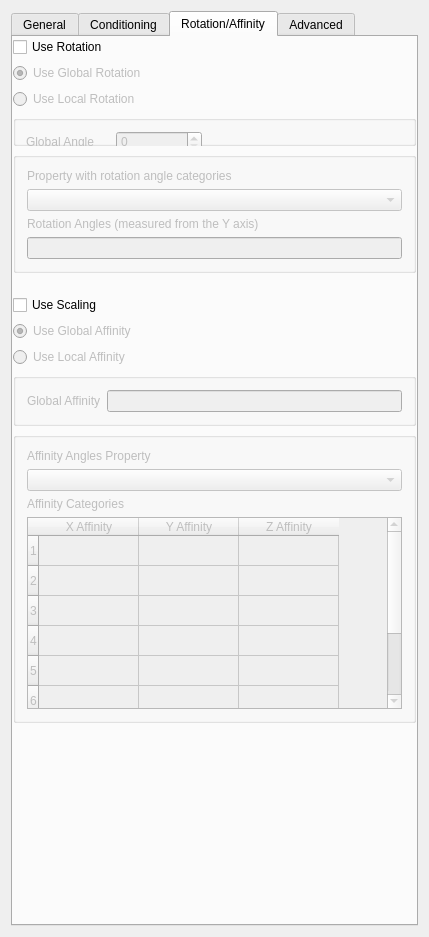
<ui version="4.0" >
<algorithm category="Simulation" description="Single normal equation simulation" />		
 <class>Soft_snesim</class>
 <widget class="QWidget" name="Soft_snesim" >
  <property name="geometry" >
   <rect>
    <x>0</x>
    <y>0</y>
    <width>429</width>
    <height>937</height>
   </rect>
  </property>
  <property name="windowTitle" >
   <string>Soft Snesim</string>
  </property>
  <layout class="QVBoxLayout" >
   <property name="margin" >
    <number>11</number>
   </property>
   <property name="spacing" >
    <number>6</number>
   </property>
   <item>
    <widget class="QTabWidget" name="tabWidget2" >
     <property name="currentIndex" >
      <number>2</number>
     </property>
     <widget class="QWidget" name="tab" >
      <attribute name="title" >
       <string>General</string>
      </attribute>
      <layout class="QVBoxLayout" >
       <property name="margin" >
        <number>0</number>
       </property>
       <property name="spacing" >
        <number>6</number>
       </property>
       <item>
        <widget class="QGroupBox" name="SimulationGrid" >
         <property name="maximumSize" >
          <size>
           <width>32767</width>
           <height>32767</height>
          </size>
         </property>
         <property name="title" >
          <string>Simulation Grid</string>
         </property>
         <layout class="QVBoxLayout" >
          <property name="margin" >
           <number>11</number>
          </property>
          <property name="spacing" >
           <number>6</number>
          </property>
          <item>
           <widget class="QLabel" name="TextLabel1" >
            <property name="text" >
             <string>Simulation Grid Name</string>
            </property>
            <property name="wordWrap" >
             <bool>false</bool>
            </property>
           </widget>
          </item>
          <item>
           <widget class="GridSelector" name="GridSelector_Sim" >
            <property name="toolTip" >
             <string>grid on which to perform the simulation</string>
            </property>
           </widget>
          </item>
          <item>
           <widget class="QLabel" name="TextLabel2" >
            <property name="text" >
             <string>Property Name Prefix</string>
            </property>
            <property name="wordWrap" >
             <bool>false</bool>
            </property>
           </widget>
          </item>
          <item>
           <widget class="QLineEdit" name="Property_Name_Sim" >
            <property name="maximumSize" >
             <size>
              <width>32767</width>
              <height>32767</height>
             </size>
            </property>
           </widget>
          </item>
         </layout>
        </widget>
       </item>
       <item>
        <spacer>
         <property name="orientation" >
          <enum>Qt::Vertical</enum>
         </property>
         <property name="sizeType" >
          <enum>QSizePolicy::Fixed</enum>
         </property>
         <property name="sizeHint" >
          <size>
           <width>16</width>
           <height>16</height>
          </size>
         </property>
        </spacer>
       </item>
       <item>
        <layout class="QHBoxLayout" >
         <property name="margin" >
          <number>0</number>
         </property>
         <property name="spacing" >
          <number>6</number>
         </property>
         <item>
          <widget class="QLabel" name="TextLabel2_2_2_2" >
           <property name="text" >
            <string>Nb of realizations</string>
           </property>
           <property name="wordWrap" >
            <bool>false</bool>
           </property>
          </widget>
         </item>
         <item>
          <widget class="QSpinBox" name="Nb_Realizations" >
           <property name="maximum" >
            <number>10000</number>
           </property>
           <property name="minimum" >
            <number>1</number>
           </property>
          </widget>
         </item>
        </layout>
       </item>
       <item>
        <layout class="QHBoxLayout" >
         <property name="margin" >
          <number>0</number>
         </property>
         <property name="spacing" >
          <number>6</number>
         </property>
         <item>
          <widget class="QLabel" name="TextLabel2_2_2_2_2" >
           <property name="text" >
            <string>Seed</string>
           </property>
           <property name="wordWrap" >
            <bool>false</bool>
           </property>
          </widget>
         </item>
         <item>
          <widget class="QSpinBox" name="Seed" >
           <property name="maximum" >
            <number>99999999</number>
           </property>
           <property name="value" >
            <number>211175</number>
           </property>
          </widget>
         </item>
        </layout>
       </item>
       <item>
        <spacer>
         <property name="orientation" >
          <enum>Qt::Vertical</enum>
         </property>
         <property name="sizeType" >
          <enum>QSizePolicy::Fixed</enum>
         </property>
         <property name="sizeHint" >
          <size>
           <width>20</width>
           <height>30</height>
          </size>
         </property>
        </spacer>
       </item>
       <item>
        <widget class="QGroupBox" name="SimulationGrid_2" >
         <property name="maximumSize" >
          <size>
           <width>32767</width>
           <height>160</height>
          </size>
         </property>
         <property name="title" >
          <string>Training Image</string>
         </property>
         <layout class="QHBoxLayout" >
          <property name="margin" >
           <number>11</number>
          </property>
          <property name="spacing" >
           <number>6</number>
          </property>
          <item>
           <widget class="PropertySelector" name="PropertySelector_Training" />
          </item>
         </layout>
        </widget>
       </item>
       <item>
        <layout class="QHBoxLayout" >
         <property name="margin" >
          <number>0</number>
         </property>
         <property name="spacing" >
          <number>6</number>
         </property>
         <item>
          <widget class="QLabel" name="TextLabel2_2_2_2_3" >
           <property name="text" >
            <string>Nb of Facies</string>
           </property>
           <property name="wordWrap" >
            <bool>false</bool>
           </property>
          </widget>
         </item>
         <item>
          <widget class="QSpinBox" name="Nb_Facies" >
           <property name="maximum" >
            <number>10</number>
           </property>
          </widget>
         </item>
        </layout>
       </item>
       <item>
        <widget class="QGroupBox" name="GroupBox4" >
         <property name="title" >
          <string>Marginal Distribution</string>
         </property>
         <layout class="QHBoxLayout" >
          <property name="margin" >
           <number>11</number>
          </property>
          <property name="spacing" >
           <number>6</number>
          </property>
          <item>
           <widget class="QLineEdit" name="Marginal_Cdf" >
            <property name="toolTip" >
             <string>enter values separated by a space</string>
            </property>
           </widget>
          </item>
         </layout>
        </widget>
       </item>
       <item>
        <widget class="QGroupBox" name="groupBox6" >
         <property name="title" >
          <string>Conditioning Data</string>
         </property>
         <layout class="QVBoxLayout" >
          <property name="margin" >
           <number>0</number>
          </property>
          <property name="spacing" >
           <number>6</number>
          </property>
          <item>
           <layout class="QHBoxLayout" >
            <property name="margin" >
             <number>0</number>
            </property>
            <property name="spacing" >
             <number>6</number>
            </property>
            <item>
             <widget class="QLabel" name="textLabel1" >
              <property name="text" >
               <string>Max Conditioning Data</string>
              </property>
              <property name="wordWrap" >
               <bool>false</bool>
              </property>
             </widget>
            </item>
            <item>
             <widget class="QSpinBox" name="Max_Cond" >
              <property name="maximum" >
               <number>400</number>
              </property>
              <property name="minimum" >
               <number>1</number>
              </property>
             </widget>
            </item>
           </layout>
          </item>
          <item>
           <widget class="EllipsoidInput" name="Search_Ellipsoid" />
          </item>
         </layout>
        </widget>
       </item>
       <item>
        <spacer>
         <property name="orientation" >
          <enum>Qt::Vertical</enum>
         </property>
         <property name="sizeType" >
          <enum>QSizePolicy::Expanding</enum>
         </property>
         <property name="sizeHint" >
          <size>
           <width>16</width>
           <height>49</height>
          </size>
         </property>
        </spacer>
       </item>
      </layout>
     </widget>
     <widget class="QWidget" name="tab" >
      <attribute name="title" >
       <string>Conditioning</string>
      </attribute>
      <layout class="QVBoxLayout" >
       <property name="margin" >
        <number>0</number>
       </property>
       <property name="spacing" >
        <number>6</number>
       </property>
       <item>
        <widget class="QGroupBox" name="GroupBox3" >
         <property name="title" >
          <string>Hard Data</string>
         </property>
         <layout class="QHBoxLayout" >
          <property name="margin" >
           <number>11</number>
          </property>
          <property name="spacing" >
           <number>6</number>
          </property>
          <item>
           <widget class="PropertySelector" name="Hard_Data" />
          </item>
         </layout>
        </widget>
       </item>
       <item>
        <spacer>
         <property name="orientation" >
          <enum>Qt::Vertical</enum>
         </property>
         <property name="sizeType" >
          <enum>QSizePolicy::Fixed</enum>
         </property>
         <property name="sizeHint" >
          <size>
           <width>20</width>
           <height>16</height>
          </size>
         </property>
        </spacer>
       </item>
       <item>
        <widget class="QCheckBox" name="Use_ProbField" >
         <property name="text" >
          <string>Use Probability Field</string>
         </property>
        </widget>
       </item>
       <item>
        <widget class="OrderedPropertySelector" name="ProbField_properties" >
         <property name="title" >
          <string>Probability Maps for each Facies</string>
         </property>
         <property name="displayed" stdset="0" >
          <bool>false</bool>
         </property>
        </widget>
       </item>
       <item>
        <spacer>
         <property name="orientation" >
          <enum>Qt::Vertical</enum>
         </property>
         <property name="sizeType" >
          <enum>QSizePolicy::Expanding</enum>
         </property>
         <property name="sizeHint" >
          <size>
           <width>20</width>
           <height>350</height>
          </size>
         </property>
        </spacer>
       </item>
      </layout>
     </widget>
     <widget class="QWidget" name="tab" >
      <attribute name="title" >
       <string>Rotation/Affinity</string>
      </attribute>
      <layout class="QVBoxLayout" >
       <property name="margin" >
        <number>0</number>
       </property>
       <property name="spacing" >
        <number>6</number>
       </property>
       <item>
        <widget class="QCheckBox" name="Use_Rotation" >
         <property name="text" >
          <string>Use Rotation</string>
         </property>
        </widget>
       </item>
       <item>
        <widget class="QButtonGroup" native="1" name="Rotation_Groupbox" >
         <property name="enabled" >
          <bool>false</bool>
         </property>
         <layout class="QVBoxLayout" >
          <property name="margin" >
           <number>0</number>
          </property>
          <property name="spacing" >
           <number>6</number>
          </property>
          <item>
           <widget class="QRadioButton" name="Use_Global_Rotation" >
            <property name="text" >
             <string>Use Global Rotation</string>
            </property>
            <property name="checked" >
             <bool>true</bool>
            </property>
           </widget>
          </item>
          <item>
           <widget class="QRadioButton" name="Use_Local_Rotation" >
            <property name="text" >
             <string>Use Local Rotation</string>
            </property>
            <property name="checked" >
             <bool>false</bool>
            </property>
           </widget>
          </item>
          <item>
           <widget class="GsTLGroupBox" name="Global_angle_box" >
            <property name="title" >
             <string/>
            </property>
            <widget class="QLabel" name="textLabel3" >
             <property name="geometry" >
              <rect>
               <x>13</x>
               <y>16</y>
               <width>86</width>
               <height>22</height>
              </rect>
             </property>
             <property name="text" >
              <string>Global Angle</string>
             </property>
             <property name="wordWrap" >
              <bool>false</bool>
             </property>
            </widget>
            <widget class="QSpinBox" name="Global_Angle" >
             <property name="geometry" >
              <rect>
               <x>103</x>
               <y>16</y>
               <width>86</width>
               <height>22</height>
              </rect>
             </property>
            </widget>
           </widget>
          </item>
          <item>
           <widget class="GsTLGroupBox" name="Local_angle_box" >
            <property name="title" >
             <string/>
            </property>
            <property name="displayed" stdset="0" >
             <bool>false</bool>
            </property>
            <layout class="QVBoxLayout" >
             <property name="margin" >
              <number>11</number>
             </property>
             <property name="spacing" >
              <number>6</number>
             </property>
             <item>
              <widget class="QLabel" name="textLabel4" >
               <property name="text" >
                <string>Property with rotation angle categories</string>
               </property>
               <property name="wordWrap" >
                <bool>false</bool>
               </property>
              </widget>
             </item>
             <item>
              <widget class="SinglePropertySelector" name="Rotation_property" />
             </item>
             <item>
              <widget class="QLabel" name="textLabel5" >
               <property name="text" >
                <string>Rotation Angles (measured from the Y axis)</string>
               </property>
               <property name="wordWrap" >
                <bool>false</bool>
               </property>
              </widget>
             </item>
             <item>
              <widget class="QLineEdit" name="Rotation_categories" />
             </item>
            </layout>
           </widget>
          </item>
         </layout>
        </widget>
       </item>
       <item>
        <spacer>
         <property name="orientation" >
          <enum>Qt::Vertical</enum>
         </property>
         <property name="sizeType" >
          <enum>QSizePolicy::Fixed</enum>
         </property>
         <property name="sizeHint" >
          <size>
           <width>20</width>
           <height>16</height>
          </size>
         </property>
        </spacer>
       </item>
       <item>
        <widget class="QCheckBox" name="Use_Affinity" >
         <property name="text" >
          <string>Use Scaling</string>
         </property>
        </widget>
       </item>
       <item>
        <widget class="QButtonGroup" native="1" name="Affinity_Groupbox" >
         <property name="enabled" >
          <bool>false</bool>
         </property>
         <layout class="QVBoxLayout" >
          <property name="margin" >
           <number>0</number>
          </property>
          <property name="spacing" >
           <number>6</number>
          </property>
          <item>
           <widget class="QRadioButton" name="Use_Global_Affinity" >
            <property name="text" >
             <string>Use Global Affinity</string>
            </property>
            <property name="checked" >
             <bool>true</bool>
            </property>
           </widget>
          </item>
          <item>
           <widget class="QRadioButton" name="Use_Local_Affinity" >
            <property name="text" >
             <string>Use Local Affinity</string>
            </property>
           </widget>
          </item>
          <item>
           <widget class="GsTLGroupBox" name="global_affinity_box" >
            <property name="title" >
             <string/>
            </property>
            <layout class="QHBoxLayout" >
             <property name="margin" >
              <number>11</number>
             </property>
             <property name="spacing" >
              <number>6</number>
             </property>
             <item>
              <widget class="QLabel" name="textLabel3_2" >
               <property name="text" >
                <string>Global Affinity</string>
               </property>
               <property name="wordWrap" >
                <bool>false</bool>
               </property>
              </widget>
             </item>
             <item>
              <widget class="QLineEdit" name="Global_Affinity" />
             </item>
            </layout>
           </widget>
          </item>
          <item>
           <widget class="GsTLGroupBox" name="Local_affinity_box" >
            <property name="title" >
             <string/>
            </property>
            <property name="displayed" stdset="0" >
             <bool>false</bool>
            </property>
            <layout class="QVBoxLayout" >
             <property name="margin" >
              <number>11</number>
             </property>
             <property name="spacing" >
              <number>6</number>
             </property>
             <item>
              <widget class="QLabel" name="textLabel4_2" >
               <property name="text" >
                <string>Affinity Angles Property</string>
               </property>
               <property name="wordWrap" >
                <bool>false</bool>
               </property>
              </widget>
             </item>
             <item>
              <widget class="SinglePropertySelector" name="Affinity_property" />
             </item>
             <item>
              <widget class="QLabel" name="textLabel5_2" >
               <property name="text" >
                <string>Affinity Categories</string>
               </property>
               <property name="wordWrap" >
                <bool>false</bool>
               </property>
              </widget>
             </item>
             <item>
              <widget class="GsTLTable" name="Affinity_categories" >
               <property name="sizePolicy" >
                <sizepolicy>
                 <hsizetype>1</hsizetype>
                 <vsizetype>1</vsizetype>
                 <horstretch>0</horstretch>
                 <verstretch>0</verstretch>
                </sizepolicy>
               </property>
               <property name="rowCount" >
                <number>8</number>
               </property>
               <property name="default_column_size" stdset="0" >
                <number>70</number>
               </property>
               <property name="row_headers" stdset="0" >
                <string>1;2;3;4;5;6;7;8</string>
               </property>
               <property name="col_headers" stdset="0" >
                <string>X Affinity;Y Affinity;Z Affinity</string>
               </property>
               <row/>
               <row/>
               <row/>
               <row/>
               <row/>
               <row/>
               <row/>
               <row/>
               <column>
                <property name="text" >
                 <string>X Affinity</string>
                </property>
               </column>
               <column>
                <property name="text" >
                 <string>Y Affinity</string>
                </property>
               </column>
               <column>
                <property name="text" >
                 <string>Z Affinity</string>
                </property>
               </column>
              </widget>
             </item>
            </layout>
           </widget>
          </item>
         </layout>
        </widget>
       </item>
       <item>
        <spacer>
         <property name="orientation" >
          <enum>Qt::Vertical</enum>
         </property>
         <property name="sizeType" >
          <enum>QSizePolicy::Expanding</enum>
         </property>
         <property name="sizeHint" >
          <size>
           <width>20</width>
           <height>20</height>
          </size>
         </property>
        </spacer>
       </item>
      </layout>
     </widget>
     <widget class="QWidget" name="tab" >
      <attribute name="title" >
       <string>Advanced</string>
      </attribute>
      <layout class="QVBoxLayout" >
       <property name="margin" >
        <number>0</number>
       </property>
       <property name="spacing" >
        <number>6</number>
       </property>
       <item>
        <layout class="QHBoxLayout" >
         <property name="margin" >
          <number>0</number>
         </property>
         <property name="spacing" >
          <number>6</number>
         </property>
         <item>
          <widget class="QLabel" name="textLabel6" >
           <property name="text" >
            <string>cmin</string>
           </property>
           <property name="wordWrap" >
            <bool>false</bool>
           </property>
          </widget>
         </item>
         <item>
          <widget class="QSpinBox" name="Cmin" >
           <property name="minimum" >
            <number>1</number>
           </property>
          </widget>
         </item>
        </layout>
       </item>
       <item>
        <layout class="QHBoxLayout" >
         <property name="margin" >
          <number>0</number>
         </property>
         <property name="spacing" >
          <number>6</number>
         </property>
         <item>
          <widget class="QLabel" name="TextLabel2_2_2_2_3_3_2" >
           <property name="text" >
            <string>Constraint to Marginal</string>
           </property>
           <property name="wordWrap" >
            <bool>false</bool>
           </property>
          </widget>
         </item>
         <item>
          <widget class="QLineEdit" name="Constraint_Marginal_ADVANCED" >
           <property name="text" >
            <string>0.5</string>
           </property>
          </widget>
         </item>
        </layout>
       </item>
       <item>
        <spacer>
         <property name="orientation" >
          <enum>Qt::Vertical</enum>
         </property>
         <property name="sizeType" >
          <enum>QSizePolicy::Fixed</enum>
         </property>
         <property name="sizeHint" >
          <size>
           <width>20</width>
           <height>16</height>
          </size>
         </property>
        </spacer>
       </item>
       <item>
        <layout class="QHBoxLayout" >
         <property name="margin" >
          <number>0</number>
         </property>
         <property name="spacing" >
          <number>6</number>
         </property>
         <item>
          <widget class="QLabel" name="TextLabel2_2_2_2_3_3_3" >
           <property name="text" >
            <string>Number of Multigrids</string>
           </property>
           <property name="wordWrap" >
            <bool>false</bool>
           </property>
          </widget>
         </item>
         <item>
          <widget class="QSpinBox" name="Nb_Multigrids_ADVANCED" >
           <property name="maximum" >
            <number>8</number>
           </property>
           <property name="minimum" >
            <number>1</number>
           </property>
           <property name="value" >
            <number>3</number>
           </property>
          </widget>
         </item>
        </layout>
       </item>
       <item>
        <widget class="QGroupBox" name="groupBox7" >
         <property name="title" >
          <string>Sub grids</string>
         </property>
         <layout class="QVBoxLayout" >
          <property name="margin" >
           <number>0</number>
          </property>
          <property name="spacing" >
           <number>6</number>
          </property>
          <item>
           <widget class="QCheckBox" name="Subgrid_choice" >
            <property name="text" >
             <string>Use sub-grids</string>
            </property>
           </widget>
          </item>
          <item>
           <widget class="QGroupBox" name="prevnodes_box" >
            <property name="enabled" >
             <bool>false</bool>
            </property>
            <property name="title" >
             <string/>
            </property>
            <layout class="QHBoxLayout" >
             <property name="margin" >
              <number>0</number>
             </property>
             <property name="spacing" >
              <number>6</number>
             </property>
             <item>
              <widget class="QLabel" name="textLabel2" >
               <property name="text" >
                <string>Previously simulated nodes</string>
               </property>
               <property name="wordWrap" >
                <bool>false</bool>
               </property>
              </widget>
             </item>
             <item>
              <widget class="QSpinBox" name="Previously_simulated" >
               <property name="minimum" >
                <number>0</number>
               </property>
               <property name="value" >
                <number>4</number>
               </property>
              </widget>
             </item>
            </layout>
           </widget>
          </item>
         </layout>
        </widget>
       </item>
       <item>
        <widget class="QCheckBox" name="Template_iterator" >
         <property name="text" >
          <string>Use Patch-path</string>
         </property>
        </widget>
       </item>
       <item>
        <spacer>
         <property name="orientation" >
          <enum>Qt::Vertical</enum>
         </property>
         <property name="sizeType" >
          <enum>QSizePolicy::Expanding</enum>
         </property>
         <property name="sizeHint" >
          <size>
           <width>20</width>
           <height>530</height>
          </size>
         </property>
        </spacer>
       </item>
      </layout>
     </widget>
    </widget>
   </item>
  </layout>
 </widget>
 <layoutdefault spacing="6" margin="11" />
 <customwidgets>
  <customwidget>
   <class>PropertySelector</class>
   <extends>QWidget</extends>
   <header>selectors.h</header>
  </customwidget>
  <customwidget>
   <class>EllipsoidInput</class>
   <extends>QWidget</extends>
   <header>ellipsoid_input.h</header>
  </customwidget>
  <customwidget>
   <class>OrderedPropertySelector</class>
   <extends>GsTLGroupBox</extends>
   <header>selectors.h</header>
  </customwidget>
  <customwidget>
   <class>QButtonGroup</class>
   <extends>QWidget</extends>
   <header>qbuttongroup.h</header>
   <container>1</container>
  </customwidget>
  <customwidget>
   <class>GsTLGroupBox</class>
   <extends>QGroupBox</extends>
   <header>selectors.h</header>
  </customwidget>
  <customwidget>
   <class>GridSelector</class>
   <extends>QComboBox</extends>
   <header>GsTLAppli/extra/qtplugins/selectors.h</header>
  </customwidget>
  <customwidget>
   <class>GsTLTable</class>
   <extends>QTableWidget</extends>
   <header>gstl_table.h</header>
  </customwidget>
  <customwidget>
   <class>SinglePropertySelector</class>
   <extends>QComboBox</extends>
   <header>selectors.h</header>
  </customwidget>
 </customwidgets>
 <includes>
  <include location="local" >gridselector.h</include>
  <include location="local" >propertyselector.h</include>
  <include location="local" >ellipsoidinput.h</include>
  <include location="local" >gstl_table.h</include>
  <include location="local" >gstl_table.h</include>
  <include location="local" >propertyselector.h</include>
  <include location="local" >orderedpropertyselector.h</include>
  <include location="local" >multipropertyselector.h</include>
  <include location="local" >gstlgroupbox.h</include>
  <include location="local" >gstlgroupbox.h</include>
  <include location="local" >singlepropertyselector.h</include>
  <include location="local" >gstlgroupbox.h</include>
  <include location="local" >gstlgroupbox.h</include>
  <include location="local" >singlepropertyselector.h</include>
  <include location="local" >gstl_table.h</include>
 </includes>
 <resources/>
 <connections>
  <connection>
   <sender>GridSelector_Sim</sender>
   <signal>activated(QString)</signal>
   <receiver>Affinity_property</receiver>
   <slot>show_properties(QString)</slot>
   <hints>
    <hint type="sourcelabel" >
     <x>20</x>
     <y>20</y>
    </hint>
    <hint type="destinationlabel" >
     <x>20</x>
     <y>20</y>
    </hint>
   </hints>
  </connection>
  <connection>
   <sender>GridSelector_Sim</sender>
   <signal>activated(QString)</signal>
   <receiver>Rotation_property</receiver>
   <slot>show_properties(QString)</slot>
   <hints>
    <hint type="sourcelabel" >
     <x>20</x>
     <y>20</y>
    </hint>
    <hint type="destinationlabel" >
     <x>20</x>
     <y>20</y>
    </hint>
   </hints>
  </connection>
  <connection>
   <sender>Use_Rotation</sender>
   <signal>toggled(bool)</signal>
   <receiver>Rotation_Groupbox</receiver>
   <slot>setEnabled(bool)</slot>
   <hints>
    <hint type="sourcelabel" >
     <x>20</x>
     <y>20</y>
    </hint>
    <hint type="destinationlabel" >
     <x>20</x>
     <y>20</y>
    </hint>
   </hints>
  </connection>
  <connection>
   <sender>Use_Affinity</sender>
   <signal>toggled(bool)</signal>
   <receiver>Affinity_Groupbox</receiver>
   <slot>setEnabled(bool)</slot>
   <hints>
    <hint type="sourcelabel" >
     <x>20</x>
     <y>20</y>
    </hint>
    <hint type="destinationlabel" >
     <x>20</x>
     <y>20</y>
    </hint>
   </hints>
  </connection>
  <connection>
   <sender>Use_Local_Rotation</sender>
   <signal>toggled(bool)</signal>
   <receiver>Local_angle_box</receiver>
   <slot>setShown(bool)</slot>
   <hints>
    <hint type="sourcelabel" >
     <x>20</x>
     <y>20</y>
    </hint>
    <hint type="destinationlabel" >
     <x>20</x>
     <y>20</y>
    </hint>
   </hints>
  </connection>
  <connection>
   <sender>Use_Global_Rotation</sender>
   <signal>toggled(bool)</signal>
   <receiver>Global_angle_box</receiver>
   <slot>setShown(bool)</slot>
   <hints>
    <hint type="sourcelabel" >
     <x>20</x>
     <y>20</y>
    </hint>
    <hint type="destinationlabel" >
     <x>20</x>
     <y>20</y>
    </hint>
   </hints>
  </connection>
  <connection>
   <sender>Use_Global_Affinity</sender>
   <signal>toggled(bool)</signal>
   <receiver>global_affinity_box</receiver>
   <slot>setShown(bool)</slot>
   <hints>
    <hint type="sourcelabel" >
     <x>20</x>
     <y>20</y>
    </hint>
    <hint type="destinationlabel" >
     <x>20</x>
     <y>20</y>
    </hint>
   </hints>
  </connection>
  <connection>
   <sender>Use_Local_Affinity</sender>
   <signal>toggled(bool)</signal>
   <receiver>Local_affinity_box</receiver>
   <slot>setShown(bool)</slot>
   <hints>
    <hint type="sourcelabel" >
     <x>20</x>
     <y>20</y>
    </hint>
    <hint type="destinationlabel" >
     <x>20</x>
     <y>20</y>
    </hint>
   </hints>
  </connection>
  <connection>
   <sender>Subgrid_choice</sender>
   <signal>toggled(bool)</signal>
   <receiver>prevnodes_box</receiver>
   <slot>setEnabled(bool)</slot>
   <hints>
    <hint type="sourcelabel" >
     <x>20</x>
     <y>20</y>
    </hint>
    <hint type="destinationlabel" >
     <x>20</x>
     <y>20</y>
    </hint>
   </hints>
  </connection>
  <connection>
   <sender>Use_ProbField</sender>
   <signal>toggled(bool)</signal>
   <receiver>ProbField_properties</receiver>
   <slot>setShown(bool)</slot>
   <hints>
    <hint type="sourcelabel" >
     <x>20</x>
     <y>20</y>
    </hint>
    <hint type="destinationlabel" >
     <x>20</x>
     <y>20</y>
    </hint>
   </hints>
  </connection>
  <connection>
   <sender>GridSelector_Sim</sender>
   <signal>activated(QString)</signal>
   <receiver>ProbField_properties</receiver>
   <slot>show_properties(QString)</slot>
   <hints>
    <hint type="sourcelabel" >
     <x>20</x>
     <y>20</y>
    </hint>
    <hint type="destinationlabel" >
     <x>20</x>
     <y>20</y>
    </hint>
   </hints>
  </connection>
 </connections>
</ui>
